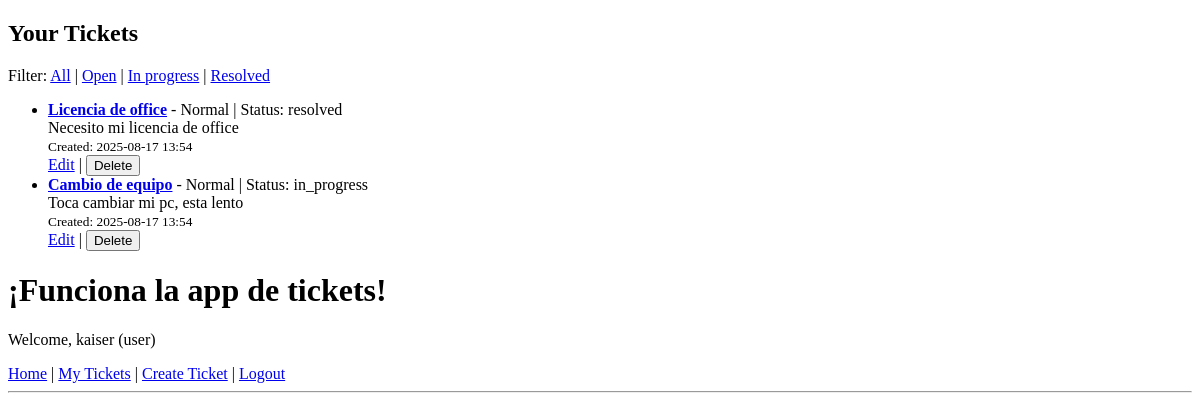
/tickets (signed in), run on an earlier commit of the app's database.
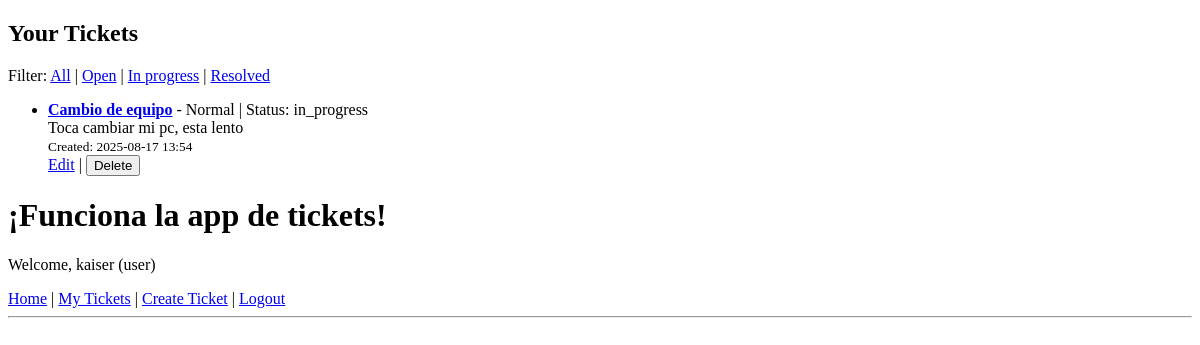
And on a later commit of the database.
### app/models/ticket.py (models this page shows)
class Ticket(db.Model):
    id = db.Column(db.Integer, primary_key=True)
    title = db.Column(db.String(120), nullable=False)
    description = db.Column(db.Text, nullable=False)
    is_urgent = db.Column(db.Boolean, default=False)
    status = db.Column(db.String(20), nullable=False, default='open') #Debera salir open | in_progress | resolved
    created_at = db.Column(db.DateTime, default=datetime.utcnow)
    user_id = db.Column(db.Integer, db.ForeignKey('user.id'), nullable=False)
    responses = db.relationship('Response', backref='ticket', lazy=True, cascade='all, delete-orphan')

### app/models/user.py (models this page shows)
class User(db.Model, UserMixin):
    id = db.Column(db.Integer, primary_key=True)
    username = db.Column(db.String(64), unique=True, nullable=False)
    email = db.Column(db.String(120), unique=True, nullable=False)
    password = db.Column(db.String(15), nullable=False)
    role = db.Column(db.String(10), nullable=False, default='user')
    tickets = db.relationship('Ticket', backref='author', lazy=True)
    reponses = db.relationship('Response', backref='agent', lazy=True)

### app/routes/__init__.py (the view)
@main.route("/tickets")
@login_required
def view_tickets():
    status = request.args.get('status')
    base_query = Ticket.query
    if current_user.role == 'agent':
        if status in {'open', 'in_progress', 'resolved'}:
            base_query = base_query.filter_by(status=status)
        tickets = base_query.order_by(Ticket.created_at.desc()).all()
    else:
        base_query = base_query.filter_by(user_id=current_user.id)
        if status in {'open', 'in_progress', 'resolved'}:
            base_query = base_query.filter_by(status=status)
        tickets = base_query.order_by(Ticket.created_at.desc()).all()
    return render_template('tickets.html', tickets=tickets)

### app/__init__.py (called while the page is built)
@login_manager.user_loader
def load_user(user_id):
    return User.query.get(int(user_id))

### app/templates/tickets.html (shortened to what this page needs)
<!DOCTYPE html>
<html lang="en">
<head>
</head>
<body>
    {% extends 'base.html' %}
    {% block content %}
    <h2>Your Tickets</h2>
    <p>
        Filter:
        <a href="{{ url_for('main.view_tickets') }}">All</a> |
        <a href="{{ url_for('main.view_tickets', status='open') }}">Open</a> |
        <a href="{{ url_for('main.view_tickets', status='in_progress') }}">In progress</a> |
        <a href="{{ url_for('main.view_tickets', status='resolved') }}">Resolved</a>
    </p>
    {% if tickets %}
        <ul>
            {% for ticket in tickets %}
                <li>
                    <strong><a href="{{ url_for('main.ticket_detail', ticket_id=ticket.id) }}">{{ ticket.title }}</a></strong>
                    - {{ 'Urgent' if ticket.is_urgent else 'Normal' }} |
                    Status: {{ ticket.status }}<br>
                    {{ ticket.description }}<br>
                    <small>Created: {{ ticket.created_at.strftime('%Y-%m-%d %H:%M') }}</small><br>
                    {% if current_user.role == 'agent' %}
                        <a href="{{ url_for('main.ticket_detail', ticket_id=ticket.id) }}">Open</a> |
                        <form method="post" action="{{ url_for('main.delete_ticket', ticket_id=ticket.id) }}" style="display: inline;" onsubmit="return confirm('Are you sure you want to delete this ticket?');">
                            <button type="submit">Delete</button>
                        </form>
                    {% elif ticket.author.id == current_user.id %}
                        <a href="{{ url_for('main.edit_ticket', ticket_id=ticket.id) }}">Edit</a> |
                        <form method="post" action="{{ url_for('main.delete_ticket', ticket_id=ticket.id) }}" style="display: inline;" onsubmit="return confirm('Are you sure you want to delete this ticket?');">
                            <button type="submit">Delete</button>
                        </form>
                    {% endif %}
                </li>
            {% endfor %}
        </ul>
    {% else %}
        <p>No tickets found.</p>
    {% endif %}
    {% endblock %}

### app/templates/base.html (shortened to what this page needs)
<!DOCTYPE html>
<html lang="en">
<head>
</head>
<body>
    {% block content %}{% endblock %}
    <h1>¡Funciona la app de tickets!</h1>
  <nav>
      {% if current_user.is_authenticated %}
          <p>Welcome, {{ current_user.username }} ({{ current_user.role }})</p>
          <a href="{{ url_for('main.index') }}">Home</a> |
          <a href="{{ url_for('main.view_tickets') }}">My Tickets</a> |
          <a href="{{ url_for('main.create_ticket') }}">Create Ticket</a> |
          <a href="{{ url_for('main.logout') }}">Logout</a>
      {% else %}
          <a href="{{ url_for('main.login') }}">Login</a> |
          <a href="{{ url_for('main.register') }}">Register</a>
      {% endif %}
  </nav>
  <hr>
</body>
</html>

What changed in the data, as far as the page shows it:
removed Ticket: title "Licencia de office", is_urgent "Normal", status "resolved", description "Necesito mi licencia de office", created_at "2025-08-17 13:54"
